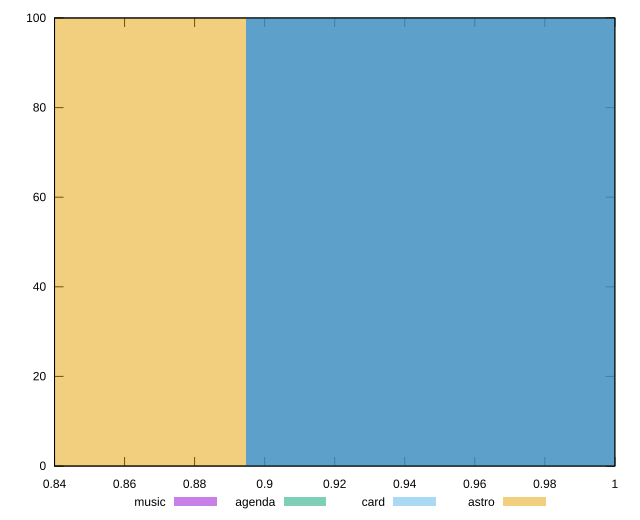

Write the gnuplot code that produced this figure.
reset

$music <<EOF
0.9544075645899325 100
EOF

$agenda <<EOF
0.9544075645899325 100
EOF

$card <<EOF
0.9544075645899325 100
EOF

$astro <<EOF
0.8351066190161909 100
EOF

set key outside below
set boxwidth 0.11930094557374156
set xrange [0.84:1]
set yrange [0:100]
set trange [0:100]
set style fill transparent solid 0.5 noborder
set terminal svg size 640, 520 enhanced background rgb 'white'
set output "reports/report_00031_2021-02-24T23-18-18.084Z/first-contentful-paint/comparison/histogram/all_score.svg"

plot $music title "music" with boxes, \
     $agenda title "agenda" with boxes, \
     $card title "card" with boxes, \
     $astro title "astro" with boxes

reset
